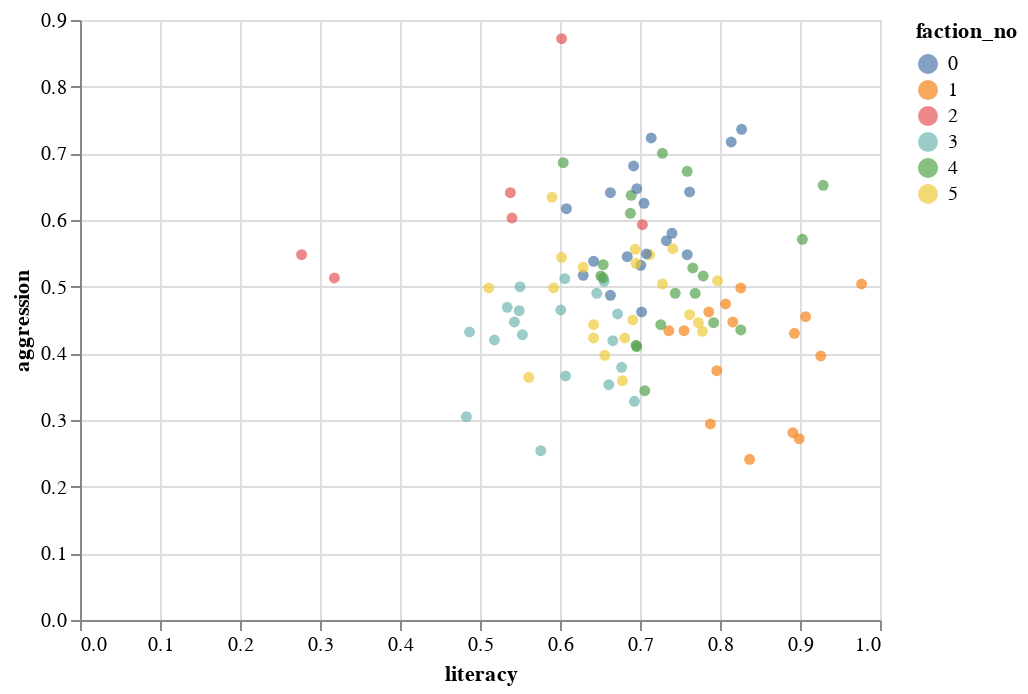

This figure's notebook cell:
### Markdown cell above
So individual `pops` vary slightly, relative to the `conformity`. And `conformity` also determines the number of factions in the group.

### Code cell
chart = alt.Chart(pops).mark_circle().encode(x='literacy',y='aggression',color='faction_no:N')
chart

### Figure 1 — Vega-Lite specification as saved in the notebook (floating-point values rounded to 4 significant figures)
{"config": {"view": {"continuousWidth": 400, "continuousHeight": 300}}, "data": {"name": "data-921f59eefe4cfda1dc67d0f974c13771"}, "mark": "circle", "encoding": {"color": {"type": "nominal", "field": "faction_no"}, "x": {"type": "quantitative", "field": "literacy"}, "y": {"type": "quantitative", "field": "aggression"}}, "$schema": "https://vega.github.io/schema/vega-lite/v4.8.1.json", "datasets": {"data-921f59eefe4cfda1dc67d0f974c13771": [{"conformity": 0.457, "literacy": 0.74, "aggression": 0.58, "constitution": 0.228, "faction_no": 0}, {"conformity": 0.268, "literacy": 0.651, "aggression": 0.516, "constitution": 0.473, "faction_no": 4}, {"conformity": 0.181, "literacy": 0.689, "aggression": 0.637, "constitution": 0.478, "faction_no": 4}, {"conformity": 0.2, "literacy": 0.826, "aggression": 0.435, "constitution": 0.387, "faction_no": 4}, {"conformity": 0.561, "literacy": 0.642, "aggression": 0.443, "constitution": 0.475, "faction_no": 5}, {"conformity": 0.073, "literacy": 0.706, "aggression": 0.344, "constitution": 0.666, "faction_no": 4}, {"conformity": 0.569, "literacy": 0.592, "aggression": 0.498, "constitution": 0.309, "faction_no": 5}, {"conformity": 0.404, "literacy": 0.807, "aggression": 0.474, "constitution": 0.37, "faction_no": 1}, {"conformity": 0.502, "literacy": 0.629, "aggression": 0.517, "constitution": 0.25, "faction_no": 0}, {"conformity": 0.42, "literacy": 0.608, "aggression": 0.617, "constitution": 0.265, "faction_no": 0}, {"conformity": 0.247, "literacy": 0.543, "aggression": 0.447, "constitution": 0.416, "faction_no": 3}, {"conformity": 0.309, "literacy": 0.759, "aggression": 0.673, "constitution": 0.399, "faction_no": 4}, {"conformity": 0.411, "literacy": 0.827, "aggression": 0.736, "constitution": 0.244, "faction_no": 0}, {"conformity": 0.289, "literacy": 0.714, "aggression": 0.723, "constitution": 0.251, "faction_no": 0}, {"conformity": 0.338, "literacy": 0.55, "aggression": 0.5, "constitution": 0.456, "faction_no": 3}, {"conformity": 0.307, "literacy": 0.693, "aggression": 0.328, "constitution": 0.44, "faction_no": 3}, {"conformity": 0.58, "literacy": 0.629, "aggression": 0.529, "constitution": 0.404, "faction_no": 5}, {"conformity": 0.407, "literacy": 0.534, "aggression": 0.469, "constitution": 0.403, "faction_no": 3}, {"conformity": 0.529, "literacy": 0.602, "aggression": 0.544, "constitution": 0.433, "faction_no": 5}, {"conformity": 0.394, "literacy": 0.786, "aggression": 0.462, "constitution": 0.444, "faction_no": 1}, {"conformity": 0.473, "literacy": 0.778, "aggression": 0.433, "constitution": 0.514, "faction_no": 5}, {"conformity": 0.408, "literacy": 0.788, "aggression": 0.294, "constitution": 0.345, "faction_no": 1}, {"conformity": 0.356, "literacy": 0.672, "aggression": 0.459, "constitution": 0.4, "faction_no": 3}, {"conformity": 0.299, "literacy": 0.54, "aggression": 0.603, "constitution": 0.547, "faction_no": 2}, {"conformity": 0.212, "literacy": 0.929, "aggression": 0.652, "constitution": 0.496, "faction_no": 4}, {"conformity": 0.443, "literacy": 0.642, "aggression": 0.538, "constitution": 0.305, "faction_no": 0}, {"conformity": 0.402, "literacy": 0.907, "aggression": 0.455, "constitution": 0.581, "faction_no": 1}, {"conformity": 0.423, "literacy": 0.837, "aggression": 0.241, "constitution": 0.431, "faction_no": 1}, {"conformity": 0.476, "literacy": 0.553, "aggression": 0.428, "constitution": 0.409, "faction_no": 3}, {"conformity": 0.451, "literacy": 0.826, "aggression": 0.498, "constitution": 0.337, "faction_no": 1}, {"conformity": 0.475, "literacy": 0.694, "aggression": 0.556, "constitution": 0.409, "faction_no": 5}, {"conformity": 0.554, "literacy": 0.762, "aggression": 0.458, "constitution": 0.483, "faction_no": 5}, {"conformity": 0.345, "literacy": 0.655, "aggression": 0.508, "constitution": 0.348, "faction_no": 3}, {"conformity": 0.375, "literacy": 0.926, "aggression": 0.396, "constitution": 0.338, "faction_no": 1}, {"conformity": 0.387, "literacy": 0.661, "aggression": 0.353, "constitution": 0.361, "faction_no": 3}, {"conformity": 0.064, "literacy": 0.766, "aggression": 0.528, "constitution": 0.44, "faction_no": 4}, {"conformity": 0.249, "literacy": 0.654, "aggression": 0.513, "constitution": 0.394, "faction_no": 4}, {"conformity": 0.415, "literacy": 0.684, "aggression": 0.545, "constitution": 0.272, "faction_no": 0}, {"conformity": 0.503, "literacy": 0.663, "aggression": 0.641, "constitution": 0.314, "faction_no": 0}, {"conformity": 0.311, "literacy": 0.606, "aggression": 0.512, "constitution": 0.389, "faction_no": 3}, {"conformity": 0.745, "literacy": 0.899, "aggression": 0.272, "constitution": 0.38, "faction_no": 1}, {"conformity": 0.484, "literacy": 0.681, "aggression": 0.423, "constitution": 0.563, "faction_no": 5}, {"conformity": 0.411, "literacy": 0.755, "aggression": 0.434, "constitution": 0.314, "faction_no": 1}, {"conformity": 0.332, "literacy": 0.891, "aggression": 0.281, "constitution": 0.342, "faction_no": 1}, {"conformity": 0.441, "literacy": 0.762, "aggression": 0.642, "constitution": 0.239, "faction_no": 0}, {"conformity": 0.349, "literacy": 0.646, "aggression": 0.49, "constitution": 0.422, "faction_no": 3}, {"conformity": 0.324, "literacy": 0.538, "aggression": 0.641, "constitution": 0.62, "faction_no": 2}, {"conformity": 0.215, "literacy": 0.483, "aggression": 0.305, "constitution": 0.468, "faction_no": 3}, {"conformity": 0.521, "literacy": 0.642, "aggression": 0.423, "constitution": 0.277, "faction_no": 5}, {"conformity": 0.307, "literacy": 0.688, "aggression": 0.61, "constitution": 0.468, "faction_no": 4}, {"conformity": 0.71, "literacy": 0.656, "aggression": 0.397, "constitution": 0.449, "faction_no": 5}, {"conformity": 0.437, "literacy": 0.977, "aggression": 0.504, "constitution": 0.48, "faction_no": 1}, {"conformity": 0.441, "literacy": 0.696, "aggression": 0.647, "constitution": 0.323, "faction_no": 0}, {"conformity": 0.464, "literacy": 0.893, "aggression": 0.43, "constitution": 0.255, "faction_no": 1}, {"conformity": 0.493, "literacy": 0.701, "aggression": 0.532, "constitution": 0.277, "faction_no": 0}, {"conformity": 0.61, "literacy": 0.712, "aggression": 0.548, "constitution": 0.448, "faction_no": 5}, {"conformity": 0.413, "literacy": 0.677, "aggression": 0.379, "constitution": 0.316, "faction_no": 3}, {"conformity": 0.393, "literacy": 0.663, "aggression": 0.487, "constitution": 0.218, "faction_no": 0}, {"conformity": 0.357, "literacy": 0.318, "aggression": 0.513, "constitution": 0.449, "faction_no": 2}, {"conformity": 0.431, "literacy": 0.607, "aggression": 0.366, "constitution": 0.145, "faction_no": 3}, {"conformity": 0.569, "literacy": 0.728, "aggression": 0.504, "constitution": 0.568, "faction_no": 5}, {"conformity": 0.229, "literacy": 0.549, "aggression": 0.464, "constitution": 0.347, "faction_no": 3}, {"conformity": 0.209, "literacy": 0.903, "aggression": 0.571, "constitution": 0.475, "faction_no": 4}, {"conformity": 0.495, "literacy": 0.695, "aggression": 0.535, "constitution": 0.546, "faction_no": 5}, {"conformity": 0.438, "literacy": 0.736, "aggression": 0.434, "constitution": 0.431, "faction_no": 1}, {"conformity": 0.577, "literacy": 0.678, "aggression": 0.359, "constitution": 0.291, "faction_no": 5}, {"conformity": 0.365, "literacy": 0.733, "aggression": 0.569, "constitution": 0.259, "faction_no": 0}, {"conformity": 0.357, "literacy": 0.703, "aggression": 0.593, "constitution": 0.86, "faction_no": 2}, {"conformity": 0.486, "literacy": 0.59, "aggression": 0.634, "constitution": 0.412, "faction_no": 5}, {"conformity": 0.454, "literacy": 0.692, "aggression": 0.681, "constitution": 0.406, "faction_no": 0}, {"conformity": 0.269, "literacy": 0.744, "aggression": 0.49, "constitution": 0.514, "faction_no": 4}, {"conformity": 0.545, "literacy": 0.708, "aggression": 0.549, "constitution": 0.242, "faction_no": 0}, {"conformity": 0.149, "literacy": 0.487, "aggression": 0.432, "constitution": 0.173, "faction_no": 3}, {"conformity": 0.452, "literacy": 0.561, "aggression": 0.364, "constitution": 0.592, "faction_no": 5}, {"conformity": 0.403, "literacy": 0.705, "aggression": 0.625, "constitution": 0.299, "faction_no": 0}, {"conformity": 0.542, "literacy": 0.691, "aggression": 0.45, "constitution": 0.367, "faction_no": 5}, {"conformity": 0.438, "literacy": 0.816, "aggression": 0.447, "constitution": 0.373, "faction_no": 1}, {"conformity": 0.586, "literacy": 0.796, "aggression": 0.374, "constitution": 0.286, "faction_no": 1}, {"conformity": 0.13, "literacy": 0.726, "aggression": 0.443, "constitution": 0.331, "faction_no": 4}, {"conformity": 0.337, "literacy": 0.769, "aggression": 0.49, "constitution": 0.46, "faction_no": 4}, {"conformity": 0.708, "literacy": 0.511, "aggression": 0.498, "constitution": 0.38, "faction_no": 5}, {"conformity": 0.168, "literacy": 0.696, "aggression": 0.41, "constitution": 0.423, "faction_no": 4}, {"conformity": 0.535, "literacy": 0.797, "aggression": 0.509, "constitution": 0.447, "faction_no": 5}, {"conformity": 0.151, "literacy": 0.604, "aggression": 0.686, "constitution": 0.329, "faction_no": 4}, {"conformity": 0.305, "literacy": 0.576, "aggression": 0.254, "constitution": 0.456, "faction_no": 3}, {"conformity": 0.505, "literacy": 0.277, "aggression": 0.548, "constitution": 0.4, "faction_no": 2}, {"conformity": 0.51, "literacy": 0.741, "aggression": 0.557, "constitution": 0.509, "faction_no": 5}, {"conformity": 0.221, "literacy": 0.779, "aggression": 0.516, "constitution": 0.422, "faction_no": 4}, {"conformity": 0.373, "literacy": 0.601, "aggression": 0.465, "constitution": 0.272, "faction_no": 3}, {"conformity": 0.477, "literacy": 0.602, "aggression": 0.872, "constitution": 0.442, "faction_no": 2}, {"conformity": 0.319, "literacy": 0.518, "aggression": 0.42, "constitution": 0.252, "faction_no": 3}, {"conformity": 0.303, "literacy": 0.654, "aggression": 0.533, "constitution": 0.462, "faction_no": 4}, {"conformity": 0.537, "literacy": 0.759, "aggression": 0.548, "constitution": 0.331, "faction_no": 0}, {"conformity": 0.311, "literacy": 0.792, "aggression": 0.446, "constitution": 0.482, "faction_no": 4}, {"conformity": 0.273, "literacy": 0.728, "aggression": 0.7, "constitution": 0.444, "faction_no": 4}, {"conformity": 0.416, "literacy": 0.666, "aggression": 0.419, "constitution": 0.417, "faction_no": 3}, {"conformity": 0.456, "literacy": 0.702, "aggression": 0.462, "constitution": 0.074, "faction_no": 0}, {"conformity": 0.369, "literacy": 0.814, "aggression": 0.717, "constitution": 0.433, "faction_no": 0}, {"conformity": 0.553, "literacy": 0.773, "aggression": 0.446, "constitution": 0.483, "faction_no": 5}, {"conformity": 0.215, "literacy": 0.695, "aggression": 0.412, "constitution": 0.669, "faction_no": 4}]}}
